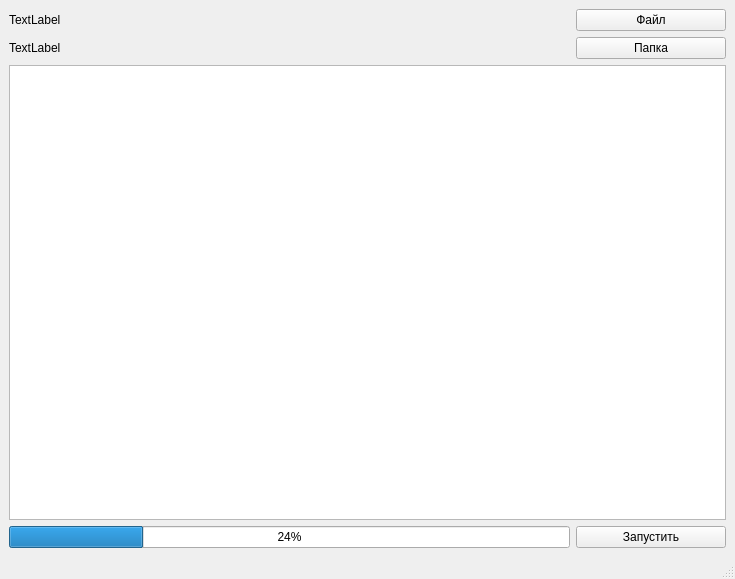
<?xml version="1.0" encoding="UTF-8"?>
<ui version="4.0">
 <class>MainWindow</class>
 <widget class="QMainWindow" name="MainWindow">
  <property name="geometry">
   <rect>
    <x>0</x>
    <y>0</y>
    <width>735</width>
    <height>579</height>
   </rect>
  </property>
  <property name="windowTitle">
   <string>Проверка контрольных сумм</string>
  </property>
  <widget class="QWidget" name="centralwidget">
   <layout class="QVBoxLayout" name="verticalLayout_2">
    <item>
     <layout class="QVBoxLayout" name="verticalLayout">
      <item>
       <layout class="QHBoxLayout" name="horizontalLayout">
        <item>
         <widget class="QLabel" name="filePath">
          <property name="minimumSize">
           <size>
            <width>400</width>
            <height>0</height>
           </size>
          </property>
          <property name="text">
           <string>TextLabel</string>
          </property>
         </widget>
        </item>
        <item>
         <widget class="QPushButton" name="pb_file">
          <property name="maximumSize">
           <size>
            <width>150</width>
            <height>16777215</height>
           </size>
          </property>
          <property name="text">
           <string>Файл</string>
          </property>
         </widget>
        </item>
       </layout>
      </item>
      <item>
       <layout class="QHBoxLayout" name="horizontalLayout_2">
        <item>
         <widget class="QLabel" name="folderPath">
          <property name="minimumSize">
           <size>
            <width>400</width>
            <height>0</height>
           </size>
          </property>
          <property name="text">
           <string>TextLabel</string>
          </property>
         </widget>
        </item>
        <item>
         <widget class="QPushButton" name="pb_folder">
          <property name="maximumSize">
           <size>
            <width>150</width>
            <height>16777215</height>
           </size>
          </property>
          <property name="text">
           <string>Папка</string>
          </property>
         </widget>
        </item>
       </layout>
      </item>
     </layout>
    </item>
    <item>
     <widget class="QListWidget" name="listWidget"/>
    </item>
    <item>
     <layout class="QHBoxLayout" name="horizontalLayout_3">
      <item>
       <widget class="QProgressBar" name="progressBar">
        <property name="value">
         <number>24</number>
        </property>
       </widget>
      </item>
      <item>
       <widget class="QPushButton" name="pb_start">
        <property name="sizePolicy">
         <sizepolicy hsizetype="Expanding" vsizetype="Fixed">
          <horstretch>0</horstretch>
          <verstretch>0</verstretch>
         </sizepolicy>
        </property>
        <property name="maximumSize">
         <size>
          <width>150</width>
          <height>16777215</height>
         </size>
        </property>
        <property name="text">
         <string>Запустить</string>
        </property>
       </widget>
      </item>
     </layout>
    </item>
   </layout>
  </widget>
  <widget class="QMenuBar" name="menubar">
   <property name="geometry">
    <rect>
     <x>0</x>
     <y>0</y>
     <width>735</width>
     <height>21</height>
    </rect>
   </property>
  </widget>
  <widget class="QStatusBar" name="statusbar"/>
 </widget>
 <resources/>
 <connections/>
</ui>
